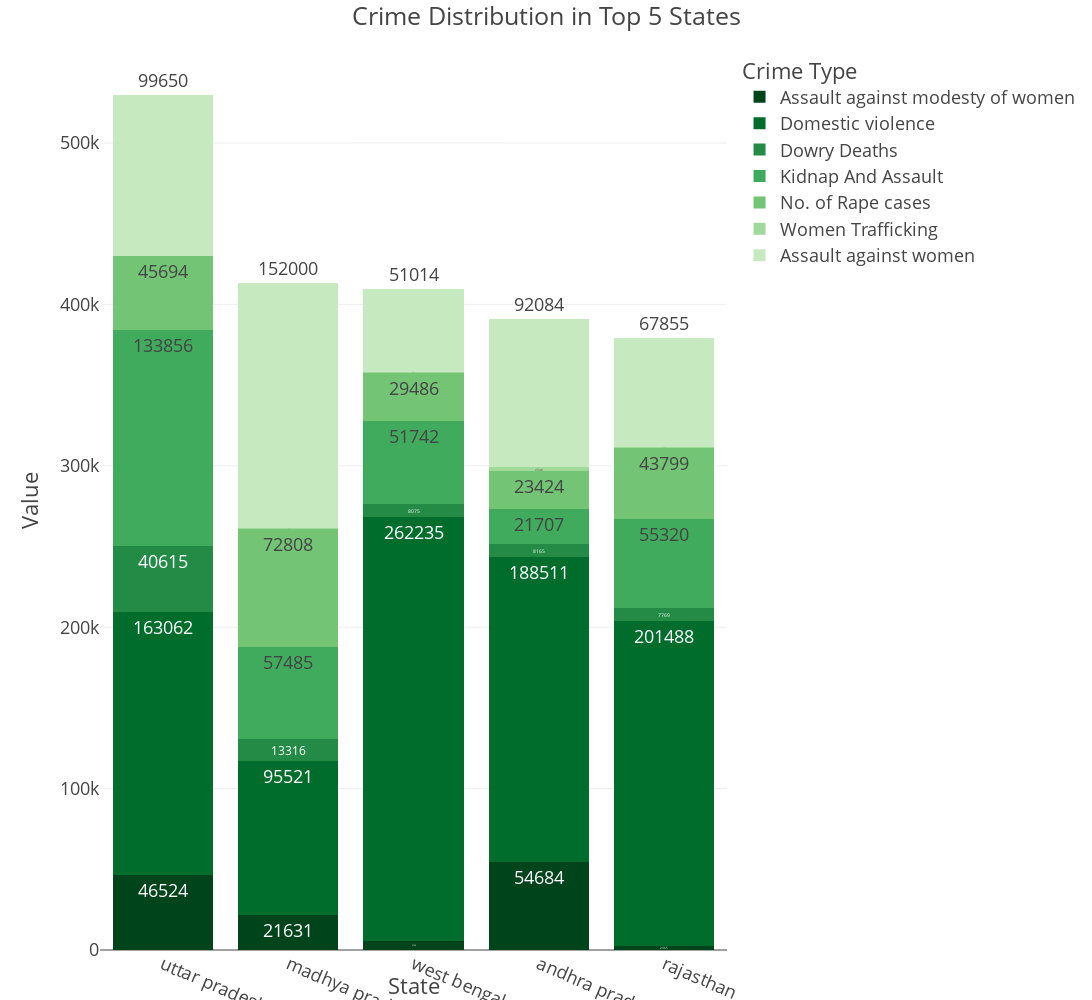

Here is the notebook cell this chart was saved with:
### Markdown cell above
### Crime distribution in Top 5 states 
   - Displays the **total crime counts per state** while breaking down those totals by **different crime types** stacked together.  
   - Allows comparison of both the **overall volume of crimes** and the **composition of crime types** across multiple states simultaneously.  
   - Useful for understanding how much crime occurs in each state and which crime types contribute to those totals.

### Code cell
fig = px.bar(
    crime_by_state,
    x='State',
    y='Value',
    color='Crime Type',
    title='Crime Distribution in Top 5 States',
    barmode='stack',
    text='Value',
    height=1000,
    width=1200,
    template='presentation', 
    color_discrete_sequence=px.colors.sequential.Greens_r
)
fig.update_traces(textposition='outside')
fig.update_layout(
    xaxis_tickangle=23,
    margin=dict(l=100, r=50, t=50, b=50)
)
fig.write_image(os.path.join(results_dir, 'Top5_most_reported_bar_plot.jpg'))
fig.write_image(os.path.join(results_dir, 'Top5_most_reported_bar_plot.png'))
fig.write_html(os.path.join(results_dir, 'Top5_most_reported_bar_plot.html'))
fig.show()

### Figure 1 — Plotly figure (JSON) as saved in the notebook; plotly's stock layout.template omitted (floating-point values rounded to 4 significant figures)
{"data": [{"hovertemplate": "Crime Type=Assault against modesty of women<br>State=%{x}<br>Value=%{text}<extra></extra>", "legendgroup": "Assault against modesty of women", "marker": {"color": "rgb(0,68,27)", "pattern": {"shape": ""}}, "name": "Assault against modesty of women", "orientation": "v", "showlegend": true, "text": [46520.0, 21630.0, 5750.0, 54680.0, 2365.0], "textposition": "outside", "type": "bar", "x": ["uttar pradesh", "madhya pradesh", "west bengal", "andhra pradesh", "rajasthan"], "xaxis": "x", "y": [46524, 21631, 5750, 54684, 2365], "yaxis": "y"}, {"hovertemplate": "Crime Type=Domestic violence<br>State=%{x}<br>Value=%{text}<extra></extra>", "legendgroup": "Domestic violence", "marker": {"color": "rgb(0,109,44)", "pattern": {"shape": ""}}, "name": "Domestic violence", "orientation": "v", "showlegend": true, "text": [163100.0, 95520.0, 262200.0, 188500.0, 201500.0], "textposition": "outside", "type": "bar", "x": ["uttar pradesh", "madhya pradesh", "west bengal", "andhra pradesh", "rajasthan"], "xaxis": "x", "y": [163062, 95521, 262235, 188511, 201488], "yaxis": "y"}, {"hovertemplate": "Crime Type=Dowry Deaths<br>State=%{x}<br>Value=%{text}<extra></extra>", "legendgroup": "Dowry Deaths", "marker": {"color": "rgb(35,139,69)", "pattern": {"shape": ""}}, "name": "Dowry Deaths", "orientation": "v", "showlegend": true, "text": [40620.0, 13320.0, 8075.0, 8165.0, 7769.0], "textposition": "outside", "type": "bar", "x": ["uttar pradesh", "madhya pradesh", "west bengal", "andhra pradesh", "rajasthan"], "xaxis": "x", "y": [40615, 13316, 8075, 8165, 7769], "yaxis": "y"}, {"hovertemplate": "Crime Type=Kidnap And Assault<br>State=%{x}<br>Value=%{text}<extra></extra>", "legendgroup": "Kidnap And Assault", "marker": {"color": "rgb(65,171,93)", "pattern": {"shape": ""}}, "name": "Kidnap And Assault", "orientation": "v", "showlegend": true, "text": [133900.0, 57480.0, 51740.0, 21710.0, 55320.0], "textposition": "outside", "type": "bar", "x": ["uttar pradesh", "madhya pradesh", "west bengal", "andhra pradesh", "rajasthan"], "xaxis": "x", "y": [133856, 57485, 51742, 21707, 55320], "yaxis": "y"}, {"hovertemplate": "Crime Type=No. of Rape cases<br>State=%{x}<br>Value=%{text}<extra></extra>", "legendgroup": "No. of Rape cases", "marker": {"color": "rgb(116,196,118)", "pattern": {"shape": ""}}, "name": "No. of Rape cases", "orientation": "v", "showlegend": true, "text": [45690.0, 72810.0, 29490.0, 23420.0, 43800.0], "textposition": "outside", "type": "bar", "x": ["uttar pradesh", "madhya pradesh", "west bengal", "andhra pradesh", "rajasthan"], "xaxis": "x", "y": [45694, 72808, 29486, 23424, 43799], "yaxis": "y"}, {"hovertemplate": "Crime Type=Women Trafficking<br>State=%{x}<br>Value=%{text}<extra></extra>", "legendgroup": "Women Trafficking", "marker": {"color": "rgb(161,217,155)", "pattern": {"shape": ""}}, "name": "Women Trafficking", "orientation": "v", "showlegend": true, "text": [333.0, 396.0, 940.0, 2548.0, 668.0], "textposition": "outside", "type": "bar", "x": ["uttar pradesh", "madhya pradesh", "west bengal", "andhra pradesh", "rajasthan"], "xaxis": "x", "y": [333, 396, 940, 2548, 668], "yaxis": "y"}, {"hovertemplate": "Crime Type=Assault against women<br>State=%{x}<br>Value=%{text}<extra></extra>", "legendgroup": "Assault against women", "marker": {"color": "rgb(199,233,192)", "pattern": {"shape": ""}}, "name": "Assault against women", "orientation": "v", "showlegend": true, "text": [99650.0, 152000.0, 51010.0, 92080.0, 67860.0], "textposition": "outside", "type": "bar", "x": ["uttar pradesh", "madhya pradesh", "west bengal", "andhra pradesh", "rajasthan"], "xaxis": "x", "y": [99650, 152000, 51014, 92084, 67855], "yaxis": "y"}], "layout": {"barmode": "stack", "height": 1000, "legend": {"title": {"text": "Crime Type"}, "tracegroupgap": 0}, "margin": {"b": 50, "l": 100, "r": 50, "t": 50}, "title": {"text": "Crime Distribution in Top 5 States"}, "width": 1200, "xaxis": {"anchor": "y", "autorange": true, "domain": [0, 1], "range": [-0.5, 4.5], "tickangle": 23, "title": {"text": "State"}, "type": "category"}, "yaxis": {"anchor": "x", "autorange": true, "domain": [0, 1], "range": [0, 557600.0], "title": {"text": "Value"}, "type": "linear"}}}
